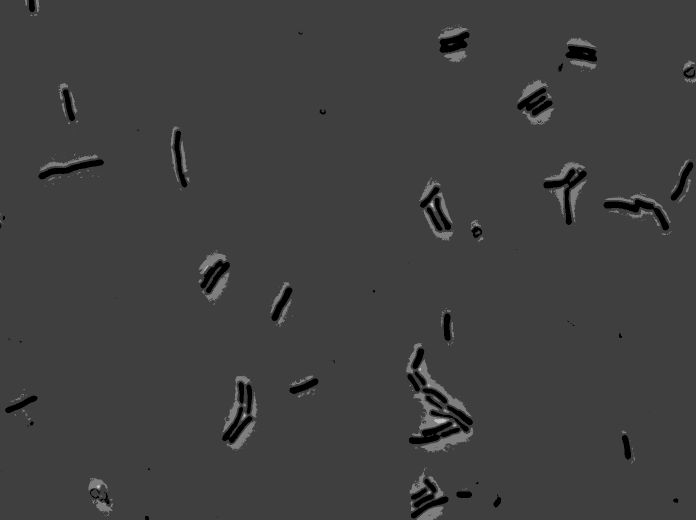
#> input picture data/bsub_100x_phase.tif, 1392 x 1040 px (shown at 1/2 size); the run also reads 1 picture not shown here
$ python image_processing_three.py
#> lines starting #> are read from the running program, lines starting #| are printed output that depends on the picture; after the words box and inside, x2 and y2 are one past the last pixel; in counts of white or black regions, pixels touching at a corner belong together
### image_utils.py
# Emily Savela; Created 15 September 2016

"""Image utils: A collection of functions for Image Processing"""

import numpy as np
import skimage.filters
import skimage.io
import skimage.measure
import skimage.morphology
import skimage.segmentation

import matplotlib.pyplot as plt
import seaborn as sns
sns.set_style('dark')

# [5 lines left out: function seg_mask, not called in this run]
    # Create gaussian mask to correct for uneven illumination


def med_filter(image, mask_size=3):
    """
    Corrects for 'hot' or 'bad' pixels in an image.
    Then, corrects for uneven illumination by appling a gaussian blur
    """
    # Create median filter
    selem = skimage.morphology.square(mask_size)
    image_median = skimage.filters.median(image, selem)

    return image_median

def gauss_mask(image, blur_radius=50.0):
    # Create gaussian mask
    im_blur = skimage.filters.gaussian(image, blur_radius)
    image_float = skimage.img_as_float(image)
    image_gauss = image_float - im_blur

    return image_gauss


def img_thresholding(image):
    """
    Perform a thresholding operation on an image.
    """
    thresh_otsu = skimage.filters.threshold_otsu(image)
    image_bw = image < thresh_otsu

    return image_bw


def isolate_objects(image, cutoff_L, cutoff_U):
    """
    Remove objects out of the size range of bacteria (too big or too small).
    input a thresholded image
    cutoff_L corresponds to the lower limit of size
    cutoff_H corresponds to the upper limit of size
    """
    n_regions = 0
    # distance between pixels
    ip_dst = 0.063
    im_props = skimage.measure.regionprops(image)

    #filtered image
    im_bw_filt = image > 0

    for prop in im_props:
        if prop.area < cutoff_L or prop.area > cutoff_H:
            im_bw_filt[image==prop.label] = 0
        else:
            n_regions += 1

    return im_bw_filt, n_regions


# def rm_border_objects():
#     """
#     Remove bacteria or objects near/touching the image border.
#     """
#
#
# def rm_improper_seg():
#     """
#     Removes improperly segmented cells.
#     """

### image_processing_three.py
# Emily Savela; Created 15 September 2016
# Lesson 40 implementing image processing functions

import numpy as np
import skimage.filters
import skimage.io
import skimage.measure
import skimage.morphology
import skimage.segmentation

import matplotlib.pyplot as plt
import seaborn as sns
sns.set_style('dark')

# Import functions
import image_utils

# Load image data
phase_im_original = skimage.io.imread('data/bsub_100x_phase.tif')
#> phase_im_original is the input picture: shape (1040, 1392) uint16; min 141, max 1043, mean 386
phase_im = phase_im_original.copy()
cfp_im = skimage.io.imread('data/bsub_100x_cfp.tif')
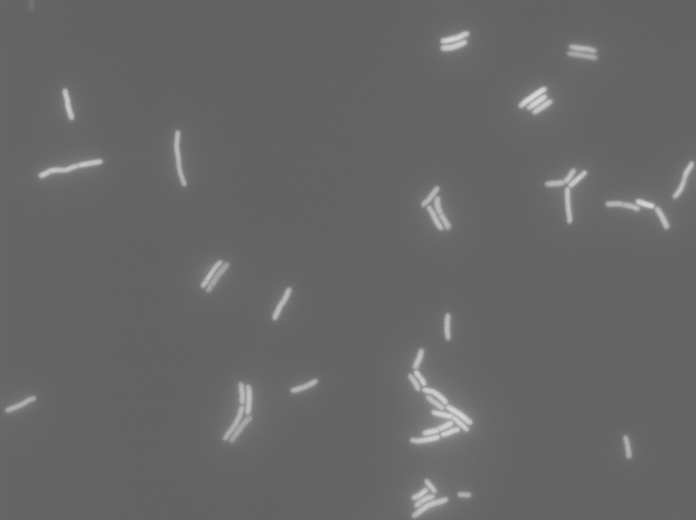
#> cfp_im: shape (1040, 1392) uint16 (shown at 1/2 size); min 93, max 226, mean 102.8

# Remove hot pixels
phase_im_med = image_utils.med_filter(phase_im, mask_size=3)
#> in med_filter, `image_median = skimage.filters.median(image, selem)`:
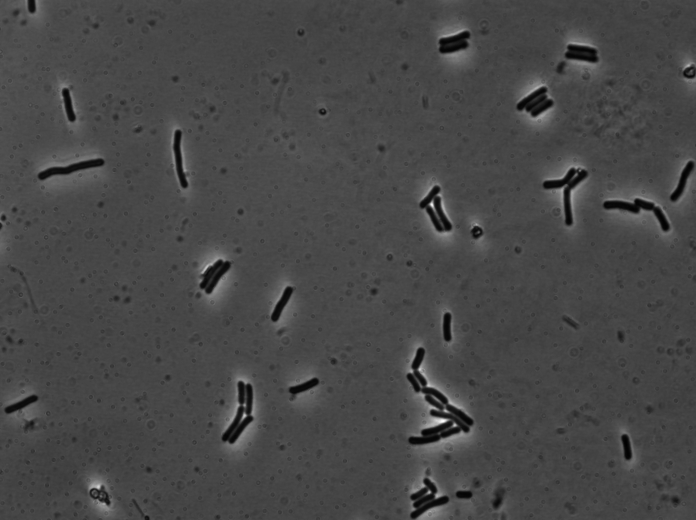
#> image_median: shape (1040, 1392) uint16 (shown at 1/2 size); min 145, max 1001, mean 386; drawn with min black and max white

# Gaussian Mask
phase_im_gauss = image_utils.gauss_mask(phase_im_med, blur_radius=50.0)
#> in gauss_mask, `im_blur = skimage.filters.gaussian(image, blur_radius)`:
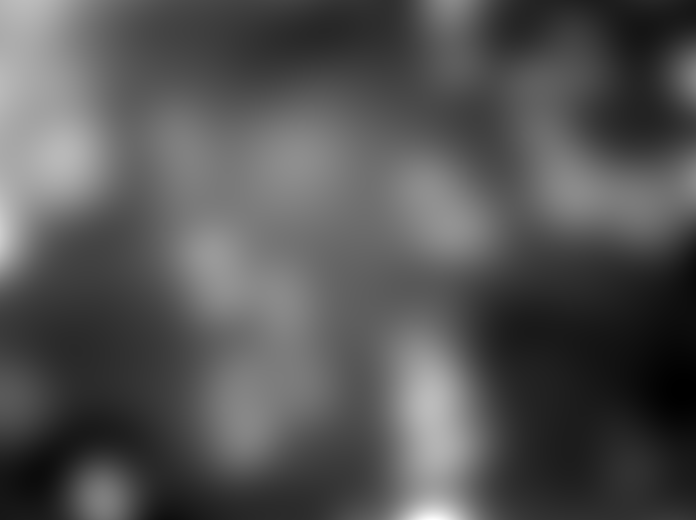
#> im_blur: shape (1040, 1392) float64 (shown at 1/2 size); min 0.00561, max 0.00648, mean 0.00589; drawn with min black and max white

# Threshold the image
phase_im_thresh = image_utils.img_thresholding(phase_im_gauss)
#> in img_thresholding, `thresh_otsu = skimage.filters.threshold_otsu(image)`: thresh_otsu = -0.00133
#> in img_thresholding, `image_bw = image < thresh_otsu`:
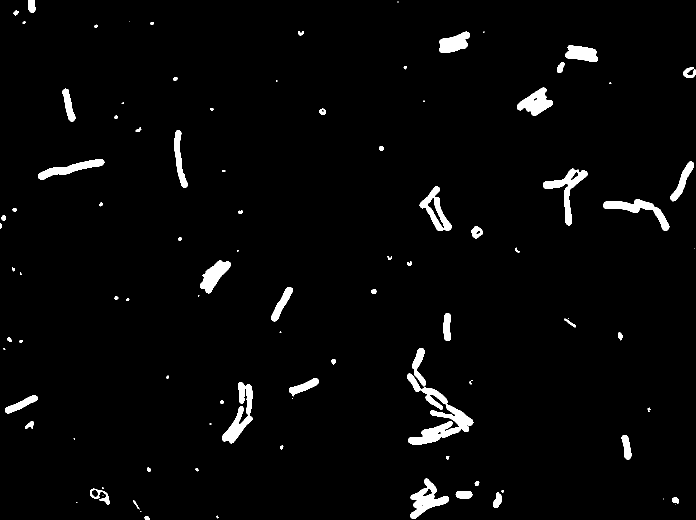
#> image_bw: shape (1040, 1392) bool (shown at 1/2 size); 2.7% white; 99 white regions (28 under 20 px), largest, box (x1, y1, x2, y2) and area: (817, 775, 947, 889) 4806, (444, 764, 505, 887) 2767, (821, 957, 898, 1038) 2472

# Remove too big and too small objects
im_bw_filt, num_object = image_utils.isolate_objects(phase_im_thresh, 130, 400)
#> (the run stopped early here; a loop or call above may not have finished)
